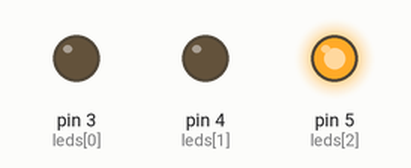
Recording of a sketch running on a simulated Arduino Uno, built with avr-gcc and run on an emulated ATmega328P. Shown: output pins drawn as LEDs (lit = HIGH). Random numbers use the default seed unless the sketch sets one.

Above: at 0.1 s.
At 18.1 s:
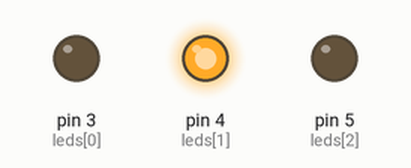
At 34.1 s:
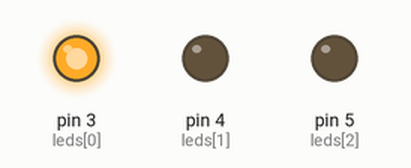
Timing chart, 0 to 40.0 s (numbered marks = the images above):
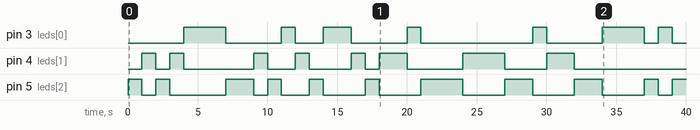

The sketch:

cau41-3led-random.ino
```cpp
int leds[] = {3, 4, 5};

void setup() {
  for (int i = 0; i < 3; i++) {
    pinMode(leds[i], OUTPUT);
    digitalWrite(leds[i], LOW); // Kh?i t?o t?t
  }

  randomSeed(analogRead(0)); // T?o s? ng?u nhiên
}

void loop() {
  int a = random(1, 4); // 1 ??n 3

  for (int i = 0; i < 3; i++) {
    digitalWrite(leds[i], (a == i + 1) ? HIGH : LOW);
  }

  delay(1000);
}
```

Measured:
- by itself, pin 3 (leds[0]): LOW → HIGH at 4.0 s, → LOW 3.0 s later, → HIGH 4.0 s later, → LOW 1.0 s later, … (14 changes in this stretch)
- by itself, pin 4 (leds[1]): LOW → HIGH at 1.0 s, → LOW 1.0 s later, → HIGH 1.0 s later, → LOW 1.0 s later, … (16 changes in this stretch)
- by itself, pin 5 (leds[2]): LOW → HIGH at 0.00 s, → LOW 1.0 s later, → HIGH 1.0 s later, → LOW 1.0 s later, … (21 changes in this stretch)
